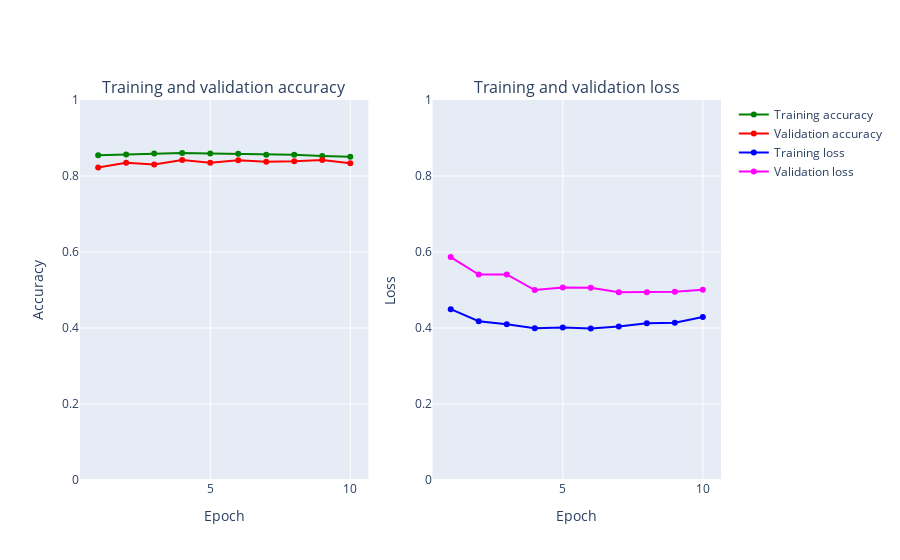

The cell this chart's notebook holds for it:
### Markdown cell above
### Added batch sizing to see if it affects

### Code cell
fashion_model_batch = Sequential()
fashion_model_batch.add(Conv2D(32, kernel_size=(3, 3),activation='linear',input_shape=(28,28,1)))
fashion_model_batch.add(Conv2D(64, (3, 3), activation='linear'))
fashion_model_batch.add(Flatten())
fashion_model_batch.add(Dense(128, activation='linear'))
fashion_model_batch.add(Dense(num_classes, activation='softmax'))

fashion_model_batch.compile(loss='categorical_crossentropy', optimizer=keras.optimizers.Adam(),metrics=['accuracy'])
fashion_model_batch.summary()

h_callback = fashion_model.fit(X_train, y_train, epochs = 10, batch_size=64,validation_data=(X_test, y_test))

# Plot train vs test loss during training 
plot_accuracy_and_loss(h_callback)

### Figure 1 — Plotly figure (JSON) as saved in the notebook; plotly's stock layout.template omitted (floating-point values rounded to 4 significant figures)
{"data": [{"marker": {"color": "Green"}, "mode": "markers+lines", "name": "Training accuracy", "text": ["1", "2", "3", "4", "5", "6", "7", "8", "9", "10"], "type": "scatter", "x": [1, 2, 3, 4, 5, 6, 7, 8, 9, 10], "xaxis": "x", "y": [0.8547, 0.8568, 0.859, 0.8602, 0.8592, 0.8587, 0.8562, 0.8558, 0.8524, 0.8504], "yaxis": "y"}, {"marker": {"color": "Red"}, "mode": "markers+lines", "name": "Validation accuracy", "text": ["1", "2", "3", "4", "5", "6", "7", "8", "9", "10"], "type": "scatter", "x": [1, 2, 3, 4, 5, 6, 7, 8, 9, 10], "xaxis": "x", "y": [0.8223, 0.8349, 0.8303, 0.8419, 0.8349, 0.8415, 0.8376, 0.8387, 0.8419, 0.8334], "yaxis": "y"}, {"marker": {"color": "Blue"}, "mode": "markers+lines", "name": "Training loss", "text": ["1", "2", "3", "4", "5", "6", "7", "8", "9", "10"], "type": "scatter", "x": [1, 2, 3, 4, 5, 6, 7, 8, 9, 10], "xaxis": "x2", "y": [0.4495, 0.418, 0.4102, 0.3992, 0.4013, 0.3986, 0.4038, 0.4122, 0.4141, 0.4289], "yaxis": "y2"}, {"marker": {"color": "Magenta"}, "mode": "markers+lines", "name": "Validation loss", "text": ["1", "2", "3", "4", "5", "6", "7", "8", "9", "10"], "type": "scatter", "x": [1, 2, 3, 4, 5, 6, 7, 8, 9, 10], "xaxis": "x2", "y": [0.5867, 0.5406, 0.541, 0.5, 0.5066, 0.5061, 0.4939, 0.4944, 0.4953, 0.5009], "yaxis": "y2"}], "layout": {"annotations": [{"font": {"size": 16}, "showarrow": false, "text": "Training and validation accuracy", "x": 0.225, "xanchor": "center", "xref": "paper", "y": 1, "yanchor": "bottom", "yref": "paper"}, {"font": {"size": 16}, "showarrow": false, "text": "Training and validation loss", "x": 0.775, "xanchor": "center", "xref": "paper", "y": 1, "yanchor": "bottom", "yref": "paper"}], "xaxis": {"anchor": "y", "domain": [0, 0.45], "title": {"text": "Epoch"}}, "xaxis2": {"anchor": "y2", "domain": [0.55, 1], "title": {"text": "Epoch"}}, "yaxis": {"anchor": "x", "domain": [0, 1], "range": [0, 1], "title": {"text": "Accuracy"}}, "yaxis2": {"anchor": "x2", "domain": [0, 1], "range": [0, 1], "title": {"text": "Loss"}}}}
